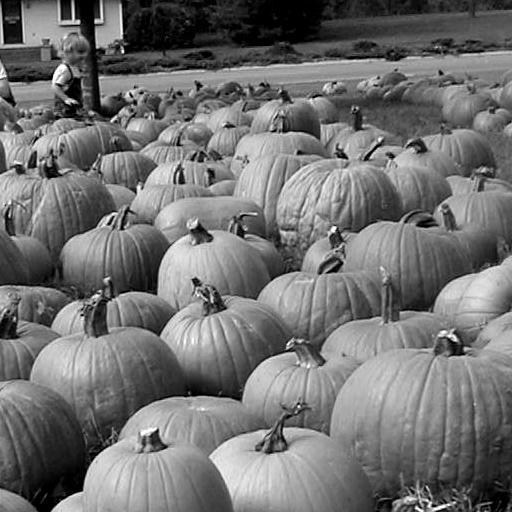
#> input picture samples/pumpkins.png, 512 x 512 px
$ jupyter execute richardson_lucy_test.ipynb
#> lines starting #> are read from the running program, lines starting #| are printed output that depends on the picture
[cell 1]
from PIL import Image
import numpy as np
from skimage import img_as_float, data, restoration
from scipy.signal import convolve2d
import math

def psf_gaussian(dim: tuple, s1: float = 0, s2: float = 0, i: int = 0, j: int = 0) -> np.ndarray:
    '''
    Returns a point spread function using a Gaussian blur.

    Parameters:
        dim (tuple): dimensions of the image to produce, ex. (3,3) for a 3x3 kernel
        s1 (float): scaling factor for dim[0]
        s2 (float): scaling factor for dim[1]
        i (int): offset for center of psf in dim[0]
        j (int): offset for center of psf in dim[1]

    Returns:
        Normalized matrix for Gaussian blur.
    '''

    # verify that kern size is not zero or negative
    if dim[0] < 1 or dim[1] < 1:
        raise ValueError("Dimensions must be greater than or equal to 1.")

    # verify that i and j offsets are in range [0, dim - 1]
    if i < 0 or i >= dim[0] - 1:
        raise ValueError("i must be in range of [0, dim - 1]")
    if j < 0 or j >= dim[1] - 1:
        raise ValueError("j must be in range of [0, dim - 1]")

    # create matrix of zeros
    p = np.zeros(dim)

    # apply blur
    for x in range(0, dim[0]):
        for y in range(0, dim[1]):
            p[x, y] = math.exp(-0.5 * ((x - i)/s1)**2 - 0.5 * ((y - j)/s2)**2)

    # normalize p values to [0, 1]
    # p = p / np.linalg.norm(p)

    return p

def save_img_raw(mat, path):
    Image.fromarray((mat * 255 / np.max(mat)).astype('uint8')).save(path)

path = 'samples/pumpkins.png'
camera = img_as_float(np.asarray(Image.open(path)))

# psf = np.ones((5,5)) / 25
s          = 0.4
psf_size   = (5, 5)
psf_center = tuple(int(i/2) for i in psf_size)
psf_raw    = psf_gaussian(psf_size, s, s, psf_center[0], psf_center[1])
psf        = np.where(psf_raw < 1e-2, 0, psf_raw)

camera = convolve2d(camera, psf, mode='same')
save_img_raw(camera, 'results/camera.png')
rng = np.random.default_rng()
camera += 0.1 * rng.standard_normal(camera.shape)
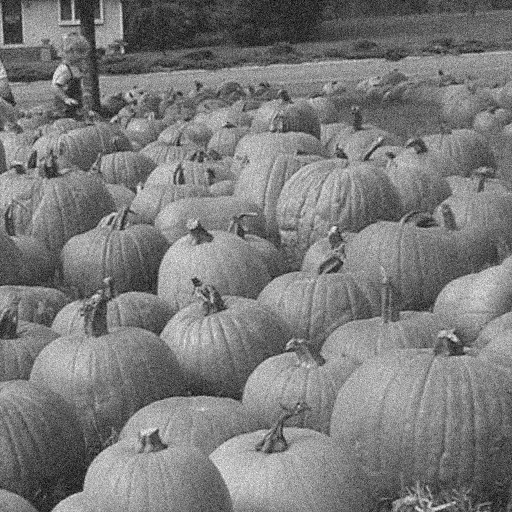
#> camera: shape (512, 512) float64; min -0.334, max 1.44, mean 0.525; drawn with min black and max white
# deconvolved = restoration.richardson_lucy(camera, psf, 5, filter_epsilon=1e-2)
deconvolved = restoration.richardson_lucy(camera, psf, num_iter=3, clip=True, filter_epsilon=1e-4)
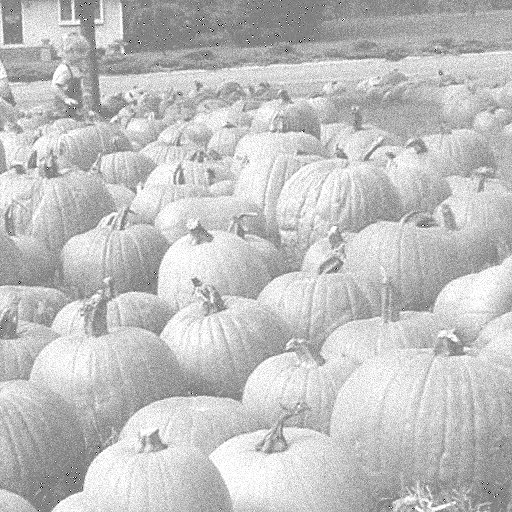
#> deconvolved: shape (512, 512) float64; min -1, max 1, mean 0.523; drawn with min black and max white

save_img_raw(deconvolved, 'results/test.png')
#> call 2 of save_img_raw, with path = 'results/test.png'
#> in save_img_raw (call 2), `Image.fromarray((mat * 255 / np.max(mat)).astype('uint8')).save(path)`:
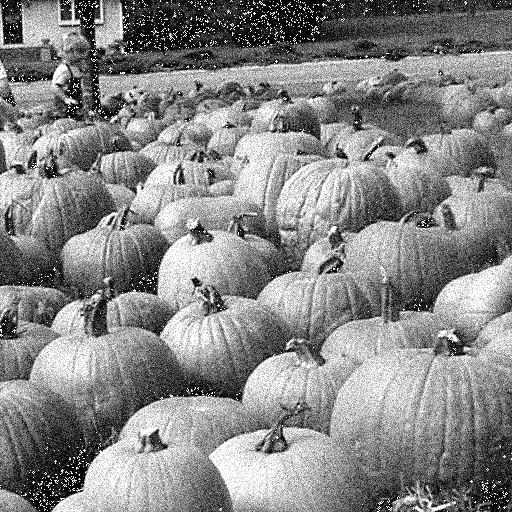
#> saved as test.png: PIL image 512x512 L; min 0, max 255, mean 135.4
